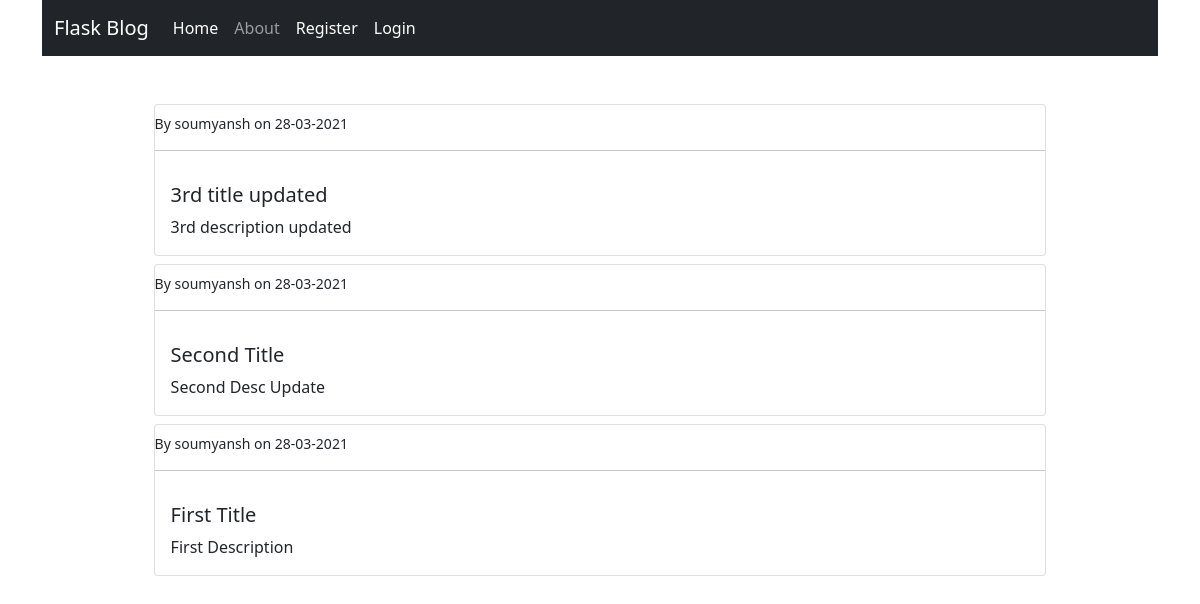
Before: / with the older database file.
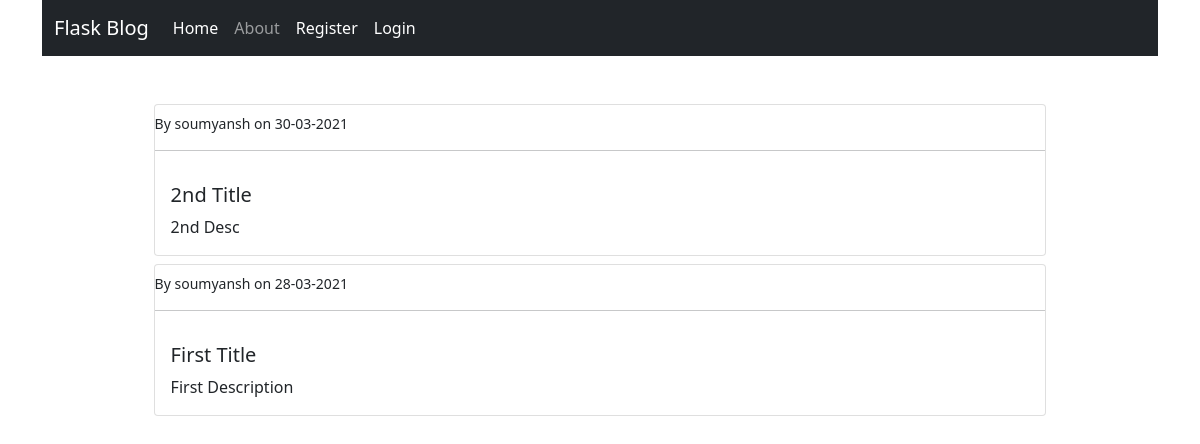
After: the same page with the newer database file.
### flaskBlog/models.py (models this page shows, shortened)
class Post(db.Model,UserMixin):
    id = db.Column(db.Integer, primary_key=True)
    title = db.Column(db.String(60),nullable=False)
    description = db.Column(db.Text, nullable = False)
    date_posted = db.Column(db.DateTime, default = datetime.utcnow)
    user_id = db.Column(db.Integer,db.ForeignKey('user.id'),nullable=False)

class User(db.Model,UserMixin):
    id = db.Column(db.Integer, primary_key=True)
    username = db.Column(db.String(20), unique=True,nullable = False)
    email = db.Column(db.String(40), unique=True,nullable = False)
    password = db.Column(db.String(60),nullable = False)
    posts = db.relationship('Post',backref = 'author', lazy=True)

### flaskBlog/routes.py (the view)
@app.route('/')
def home():
    posts = Post.query.order_by(Post.date_posted.desc()).all()
    return render_template('index.html',posts=posts)

### flaskBlog/templates/index.html
{% extends 'layout.html' %}
{% block content %}
<div class = "mx-auto" style="width:80%">
{% for post in posts %}
    <div class="card mt-2">
        <small class="ml-3 mt-2">
            By {{post.author.username}} on {{post.date_posted.strftime('%d-%m-%Y')}}
        </small>
        <hr>
        <div class="card-body">
            <h5 class = 'card-title'>{{post.title}}</h5>
            <p class="card-text"> {{post.description}}</p>
        </div>
    </div>
    {% endfor %}
</div>
{% endblock %}

Changed rows visible on the page:
removed Post: author.username "soumyansh", date_posted "28-03-2021", title "3rd title updated", description "3rd description updated"
changed Post: date_posted "28-03-2021" → "30-03-2021"; title "Second Title" → "2nd Title"; description "Second Desc Update" → "2nd Desc"
